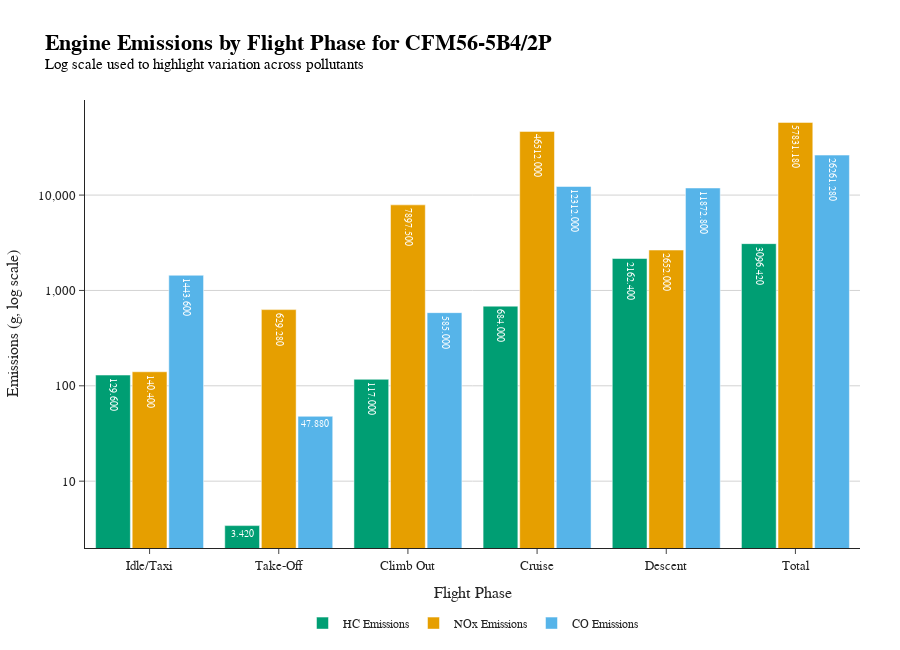

The code cell stored with this chart in its notebook:
### Code cell
import plotly.graph_objects as go
import pandas as pd

phases_df = pd.read_csv("output/emissions/summary.csv")

phases = phases_df["Phase"]
co_em = phases_df["CO Emissions (g)"]
nox_em = phases_df["NOx Emissions (g)"]
hc_em = phases_df["HC Emissions (g)"]

fig = go.Figure([
    go.Bar(
           name='HC Emissions', 
           legendgroup='HC',
           x=phases, 
           y=hc_em, 
           text=hc_em.apply(lambda x: f'{x:.3f}'), 
           textposition='inside', 
           textfont=dict(
                size=10,              # Font size of the text on bars
                color='white'         # Font color (e.g., 'white' if inside bar)
            ),
           hovertemplate='Pollutant: HC<br>Phase: %{x}<br>Emissions: %{y:.3f} g<extra></extra>',
           marker=dict(color='#009E73') 
           ),
    go.Bar(
           name='NOx Emissions', 
           legendgroup='NOx',
           x=phases, 
           y=nox_em,
           text=nox_em.apply(lambda x: f'{x:.3f}'),
           textposition='inside',
           textfont=dict(
                size=10,              # Font size of the text on bars
                color='white'         # Font color (e.g., 'white' if inside bar)
            ),
           hovertemplate='Pollutant: NOx<br>Phase: %{x}<br>Emissions: %{y:.3f} g<extra></extra>',
           marker=dict(color='#E69F00') 
           ),
    go.Bar(
           name='CO Emissions', 
           legendgroup='CO',
           x=phases, 
           y=co_em,
           text=co_em.apply(lambda x: f'{x:.3f}'),
           textposition='inside',
           textfont=dict(
                size=10,              # Font size of the text on bars
                color='white'         # Font color (e.g., 'white' if inside bar)
            ),
           hovertemplate='Pollutant: CO<br>Phase: %{x}<br>Emissions: %{y:.3f} g<extra></extra>',
           marker=dict(color='#56B4E9') 
           )
])

fig.update_layout(
    barmode='group',
    yaxis_type='log', 
    template='simple_white',
    title='<b>Engine Emissions by Flight Phase for CFM56-5B4/2P</b><br><sup>Log scale used to highlight variation across pollutants</sup>',

    bargap=0.15,         # Space between groups
    bargroupgap=0.05,    # Space between bars within a group

    # Stylistic Formatting
    height=650,  # Increase vertical space (good for log scale)
    margin=dict(
        l=80,   # Left margin (space for y-axis labels)
        r=40,   # Right margin
        t=100,  # Top margin (space for title + subtitle)
        b=80    # Bottom margin (space for x-axis labels)
    ),
    title_font=dict(
        size=22,
        family="Arial",
        color="black"
    ),
    font=dict(
        size=13, 
        family="Arial"
    ),
    legend=dict(
        font=dict(size=12),
        orientation="h", # horizontal legend
        yanchor="bottom",
        y=-0.2,
        xanchor="center",
        x=0.5
    ),

    # Formatting x-axis
    xaxis=dict(
        title='Flight Phase'
    ),
    
    # Formatting y-axis
    yaxis=dict(
        type='log',
        title='Emissions (g, log scale)',
        tickvals=[1, 10, 100, 1000, 10000, 100000],
        tickformat=',',
        showgrid=True,
        gridcolor='lightgrey',
        gridwidth=1
    )
)

fig.show()
fig.write_html('fig.html')

### Figure 1 — Plotly figure (JSON) as saved in the notebook; plotly's stock layout.template omitted (floating-point values rounded to 4 significant figures)
{"data": [{"hovertemplate": "Pollutant: HC<br>Phase: %{x}<br>Emissions: %{y:.1f} g<extra></extra>", "legendgroup": "HC", "marker": {"color": "#009E73"}, "name": "HC Emissions", "text": ["129.600", "3.420", "117.000", "684.000", "2162.400", "3096.420"], "textfont": {"color": "white", "size": 10}, "textposition": "inside", "type": "bar", "x": ["Idle/Taxi", "Take-Off", "Climb Out", "Cruise", "Descent", "Total"], "y": [129.6, 3.42, 117.0, 684.0, 2162.0, 3096.0]}, {"hovertemplate": "Pollutant: NOx<br>Phase: %{x}<br>Emissions: %{y:.1f} g<extra></extra>", "legendgroup": "NOx", "marker": {"color": "#E69F00"}, "name": "NOx Emissions", "text": ["140.400", "629.280", "7897.500", "46512.000", "2652.000", "57831.180"], "textfont": {"color": "white", "size": 10}, "textposition": "inside", "type": "bar", "x": ["Idle/Taxi", "Take-Off", "Climb Out", "Cruise", "Descent", "Total"], "y": [140.4, 629.3, 7898.0, 46510.0, 2652.0, 57830.0]}, {"hovertemplate": "Pollutant: CO<br>Phase: %{x}<br>Emissions: %{y:.1f} g<extra></extra>", "legendgroup": "CO", "marker": {"color": "#56B4E9"}, "name": "CO Emissions", "text": ["1443.600", "47.880", "585.000", "12312.000", "11872.800", "26261.280"], "textfont": {"color": "white", "size": 10}, "textposition": "inside", "type": "bar", "x": ["Idle/Taxi", "Take-Off", "Climb Out", "Cruise", "Descent", "Total"], "y": [1444.0, 47.88, 585.0, 12310.0, 11870.0, 26260.0]}], "layout": {"bargap": 0.15, "bargroupgap": 0.05, "barmode": "group", "font": {"family": "Arial", "size": 13}, "height": 650, "legend": {"font": {"size": 12}, "orientation": "h", "x": 0.5, "xanchor": "center", "y": -0.2, "yanchor": "bottom"}, "margin": {"b": 80, "l": 80, "r": 40, "t": 100}, "title": {"font": {"color": "black", "family": "Arial", "size": 22}, "text": "<b>Engine Emissions by Flight Phase for CFM56-5B4/2P</b><br><sup>Log scale used to highlight variation across pollutants</sup>"}, "xaxis": {"title": {"text": "Flight Phase"}}, "yaxis": {"gridcolor": "lightgrey", "gridwidth": 1, "showgrid": true, "tickformat": ",", "tickvals": [1, 10, 100, 1000, 10000, 100000], "title": {"text": "Emissions (g, log scale)"}, "type": "log"}}}
